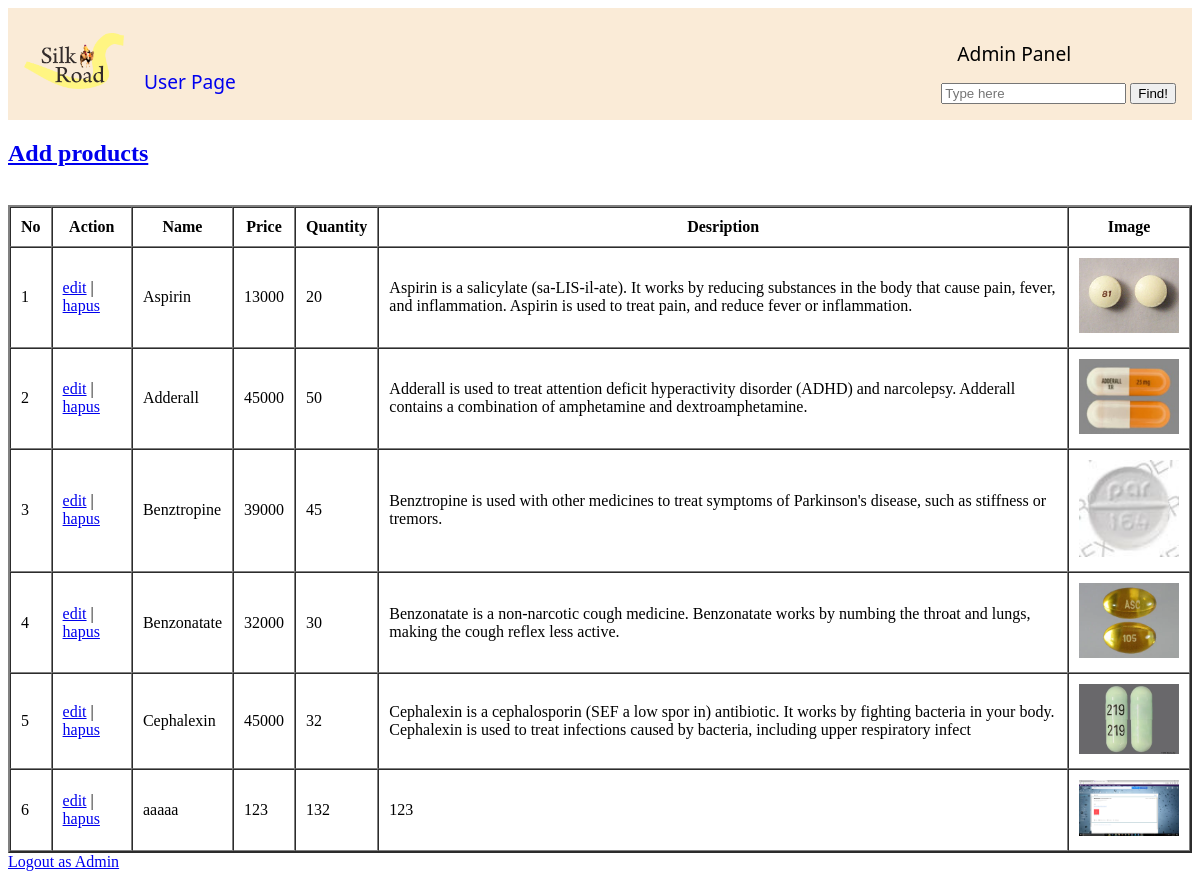
The page /admin/index.php (signed in) on the database its author committed.
### tables this page shows
CREATE TABLE `products` (
  `id` int(11) NOT NULL,
  `product_name` varchar(50) NOT NULL,
  `product_price` varchar(50) NOT NULL,
  `product_img` varchar(100) NOT NULL,
  `product_quantity` int(100) NOT NULL,
  `product_description` varchar(200) NOT NULL
);

### admin/function.php (called while the page is built, shortened)
<?php
$conn = mysqli_connect("localhost", "root", "", "silkroad");
function query($query){
    global $conn;
    $result = mysqli_query($conn, $query);
    $rows = [];
    while($row = mysqli_fetch_assoc($result)){
        $rows[] = $row;
    }
    return $rows;
}
?>

### admin/index.php (the view, shortened to what this page needs)
<?php
require 'function.php';
$products = query("SELECT * FROM products");
?>
<!DOCTYPE html>
<html lang="en">
<head>
    <link rel="stylesheet" href="../style.css?v=<?php echo time(); ?>">
</head>
<body>
    <nav>
        <div class="left-nav">
            <img src="../img/SilkRoad-logo.png" alt="logo" width="100px">
            <a href="../index.php" id="navbar-item"> User Page </a>
        </div>
        <div class="right nav">
            <p id="navbar-item"> Admin Panel </p>
            <form action="" method="post">
                <input type="text" name="keyword" autofocus autocomplete="off" placeholder="Type here">
                <button type="submit" name="find">Find!</button>
            </form>
        </div>
    </nav>
    <h2><a href="tambah.php"> Add products </a></h2>
    <br>
    <table border=2px cellpadding=10px cellspacing=0px;>
        <tr>
            <th>No</th>
            <th>Action</th>
            <th>Name</th>
            <th>Price</th>
            <th>Quantity</th>
            <th>Desription</th>
            <th>Image</th>
        </tr>
        <?php $i = 1 ?>
        <?php foreach($products as $product): ?>
        <tr>
            <td><?= $i ?></td>
            <td><a href="edit.php?id=<?=$product["id"]?>">edit</a>
                | <a href="hapus.php?id=<?= $product["id"] ?>" onclick="return confirm('Yakin?')">
                    hapus</a></td>
            <td><?= $product["product_name"] ?></td>
            <td><?= $product["product_price"] ?></td>
            <td><?= $product["product_quantity"] ?></td>
            <td><?= $product["product_description"] ?></td>
            <td><img src="../img/<?= $product["product_img"] ?>" alt="<?= $product["product_img"] ?>"
                    style="width:100px">
            </td>
        </tr>
        <?php $i++; ?>
        <?php endforeach ?>
    </table>
    <a href="logout.php"> Logout as Admin </a>
</body>
</html>

### style.css (style rules this page uses)
nav { background-color: antiquewhite; padding: 1rem; display: flex; justify-content: space-between; align-items: center; }
#navbar-item { text-decoration: none; font-family: "Segoe UI", Tahoma, Geneva, Verdana, sans-serif; font-size: larger; margin: 1rem; }

### rows shown on the page
products: product_name "Aspirin", product_price "13000", product_quantity "20", product_description "Aspirin is a salicylate (sa-LIS-il-ate). It works by reducing substances in the body that cause pain, fever, and inflammation. Aspirin is used to treat pain, and reduce fever or inflammation.", product_img (picture)
products: product_name "Adderall", product_price "45000", product_quantity "50", product_description "Adderall is used to treat attention deficit hyperactivity disorder (ADHD) and narcolepsy. Adderall contains a combination of amphetamine and dextroamphetamine.", product_img (picture)
products: product_name "Benztropine", product_price "39000", product_quantity "45", product_description "Benztropine is used with other medicines to treat symptoms of Parkinson's disease, such as stiffness or tremors.", product_img (picture)
products: product_name "Benzonatate", product_price "32000", product_quantity "30", product_description "Benzonatate is a non-narcotic cough medicine. Benzonatate works by numbing the throat and lungs, making the cough reflex less active.", product_img (picture)
products: product_name "Cephalexin", product_price "45000", product_quantity "32", product_description "Cephalexin is a cephalosporin (SEF a low spor in) antibiotic. It works by fighting bacteria in your body. Cephalexin is used to treat infections caused by bacteria, including upper respiratory infect", product_img (picture)
products: product_name "aaaaa", product_price "123", product_quantity "132", product_description "123", product_img (picture)
